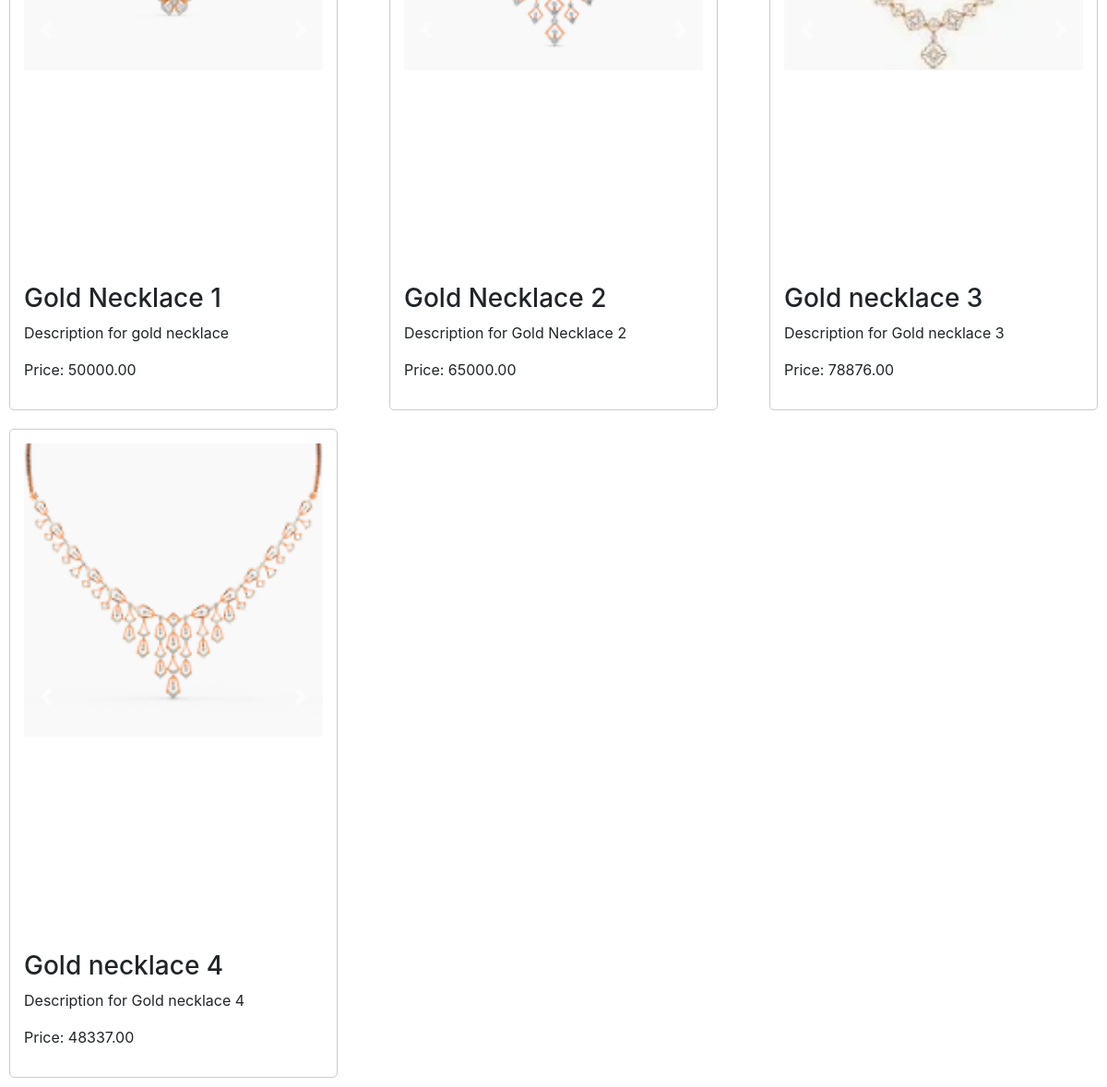
Page / (signed in, lower part) on the earlier database version.
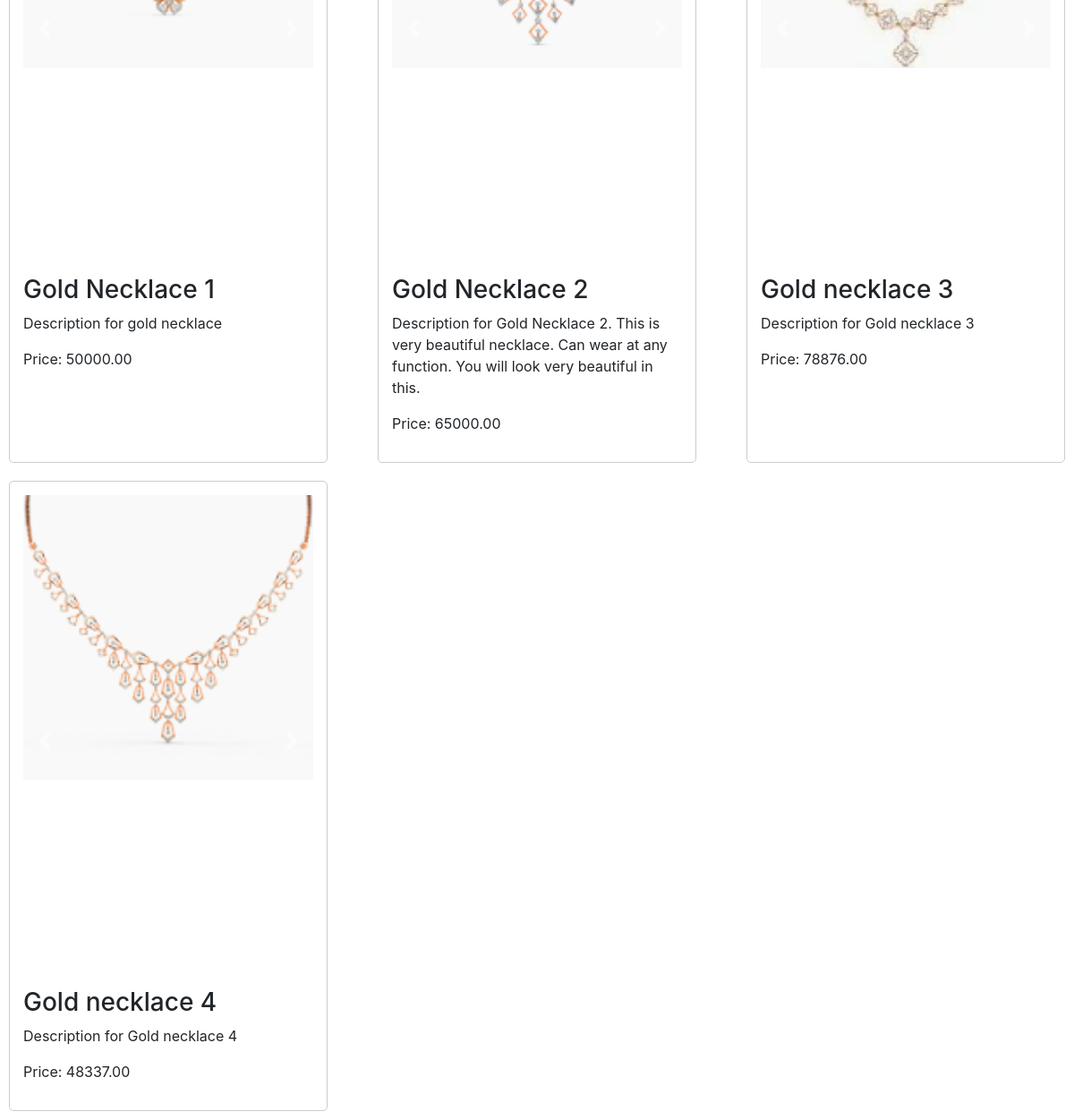
Same page on the later database version.
### saanj_app/models.py (models this page shows, shortened)
class Design(models.Model):
    title = models.CharField(max_length=200)
    description = models.TextField()
    category = models.ForeignKey(Category, on_delete=models.CASCADE)
    price = models.DecimalField(max_digits=10, decimal_places=2, null=True, blank=True)  # Allow null and blank
    image = models.ImageField(upload_to='designs/', null=True, blank=True)  # Added blank=True for consistency
    subcategory1 = models.ForeignKey(SubCategory1, on_delete=models.CASCADE, null=True, blank=True)
    subcategory2 = models.ForeignKey(SubCategory2, on_delete=models.CASCADE, null=True, blank=True)
    subcategory3 = models.ForeignKey(SubCategory3, on_delete=models.CASCADE, null=True, blank=True)

### saanj_app/views.py (the view)
# urls.py: path('', views.vendor_home, name='vendor_home'),
@login_required(login_url='/vendor/login/')
def vendor_home(request):
    vendor_id = request.session.get('vendor_id')
    print(vendor_id)
    print(f"Vendor ID from session: {vendor_id}")  # Debugging line
    vendor = None
    if vendor_id:
        try:
            vendor = Vendor.objects.get(id=vendor_id)
            print(f"Vendor found: {vendor}")  # Debugging line
        except Vendor.DoesNotExist:
            print("Vendor does not exist.")  # Debugging line
    else:
        print("No vendor ID found in session.")  # Debugging line
    categories = Category.objects.prefetch_related('design_set').all()
    subcategories1 = SubCategory1.objects.all()
    subcategories2 = SubCategory2.objects.all()
    subcategories3 = SubCategory3.objects.all()
    return render(request, 'home.html', {
        'categories': categories,
        'vendor': vendor,
        'subcategories1': subcategories1,
        'subcategories2': subcategories2,
        'subcategories3': subcategories3,
    })

### saanj_app/templates/home.html (shortened to what this page needs)
<!DOCTYPE html>
<html lang="en">
<head>
    {% load static %}
    <link rel="stylesheet" href="{% static 'styles.css' %}">
    <link rel="stylesheet" href="https://stackpath.bootstrapcdn.com/bootstrap/4.5.2/css/bootstrap.min.css">
</head>
<body>
    {% for category in categories %}
    <div class="category-section">
        <div class="designs">
            {% for design in category.design_set.all %}
            <div class="design-card" data-category="{{ category.name }}" data-subcategory1="{{ design.subcategory1.name }}" data-subcategory2="{{ design.subcategory2.name }}" data-subcategory3="{{ design.subcategory3.name }}">
                <div id="carousel-{{ design.id }}" class="carousel slide" data-ride="carousel">
                    <div class="carousel-inner">
                        {% for image in design.images.all %}
                        <div class="carousel-item {% if forloop.first %}active{% endif %}">
                            <div class="image-container">
                            </div>
                        </div>
                        {% endfor %}
                    </div>
                    <a class="carousel-control-prev" href="#carousel-{{ design.id }}" role="button" data-slide="prev">
                        <span class="carousel-control-prev-icon" aria-hidden="true"></span>
                    </a>
                    <a class="carousel-control-next" href="#carousel-{{ design.id }}" role="button" data-slide="next">
                        <span class="carousel-control-next-icon" aria-hidden="true"></span>
                    </a>
                </div>
                <h3>{{ design.title }}</h3>
                <p>{{ design.description }}</p>
                <p>Price: {{ design.price }}</p>
            </div>
            {% endfor %}
        </div>
    </div>
    {% endfor %}
</body>
</html>

Differences in the rows shown:
changed Design "Gold Necklace 2": description "Description for Gold Necklace 2" → "Description for Gold Necklace 2. This is very beautiful necklace. Can wear at any function. You will look very beautiful in this."
